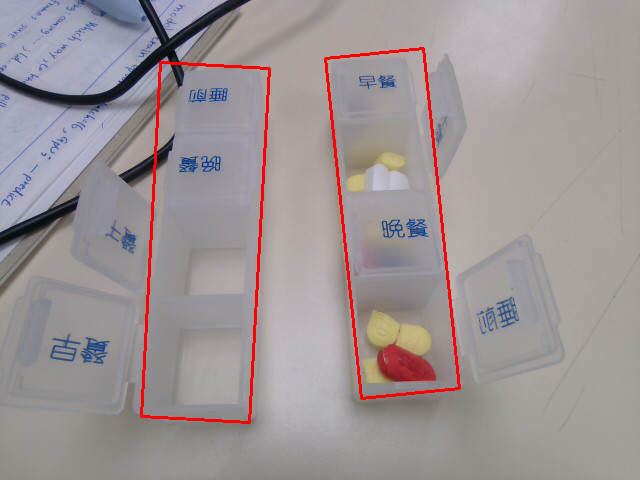
#> input picture box.png, 640 x 480 px, given in place of the camera
$ python test_clahe_cap.py
#> lines starting #> are read from the running program, lines starting #| are printed output that depends on the picture
import cv2
import numpy as np
from matplotlib import pyplot as plt

cap = cv2.VideoCapture(1)
while True:
    ret, frame = cap.read()
#> frame is the input picture: shape (480, 640, 3); mean B, G, R 149.9, 148.3, 157.1
    frame = cv2.resize(frame, (0, 0), fx=0.5, fy=0.5)
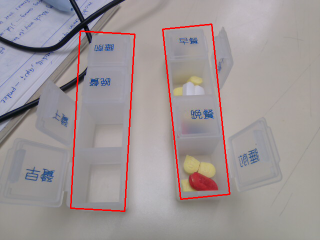
#> frame: shape (240, 320, 3); mean B, G, R 150.1, 148.5, 157.2
    if not ret:
        break
    # convert the image into grayscale before doing histogram equalization
    gray_img = cv2.cvtColor(frame, cv2.COLOR_BGR2GRAY)
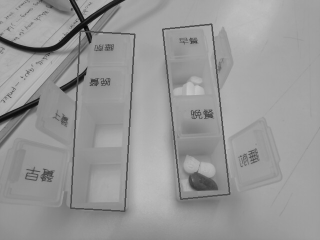
#> gray_img: shape (240, 320); min 6, max 198, mean 151.2

    # image equalization
    equalize_img = cv2.equalizeHist(gray_img)
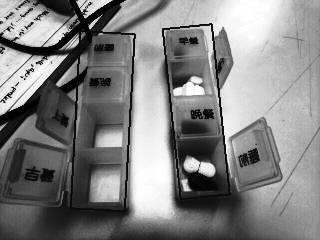
#> equalize_img: shape (240, 320); min 0, max 255, mean 129.9

    # create clahe image
    clahe = cv2.createCLAHE()
    clahe_img = clahe.apply(gray_img)
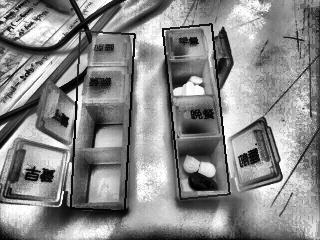
#> clahe_img: shape (240, 320); min 0, max 255, mean 136.4

    # show image
    cv2.imshow("image", gray_img)
    cv2.imshow("equal_image", equalize_img)
    cv2.imshow("clahe_image", clahe_img)

    cv2.imshow('frame', frame)

    if cv2.waitKey(1) & 0xFF == ord('q'):
#> (key q is pressed here)
        break
cap.release()
cv2.destroyAllWindows()
